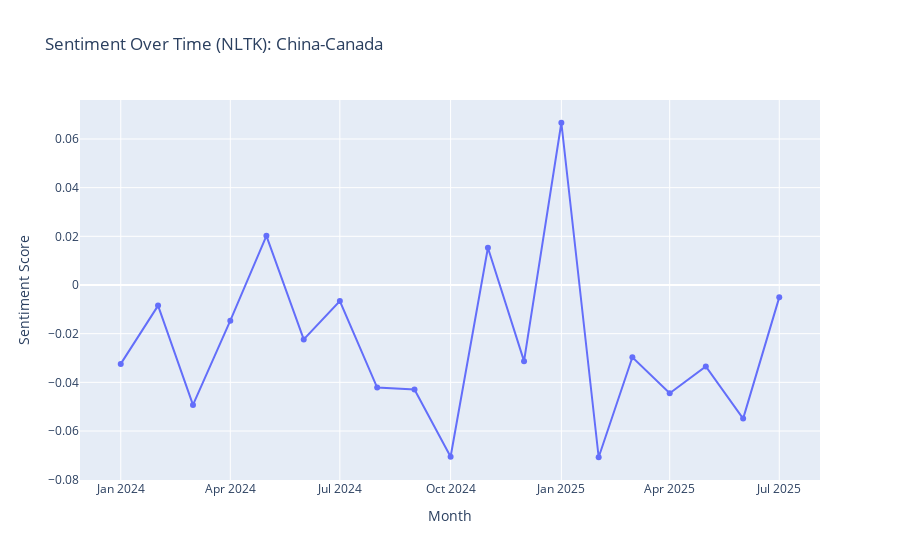
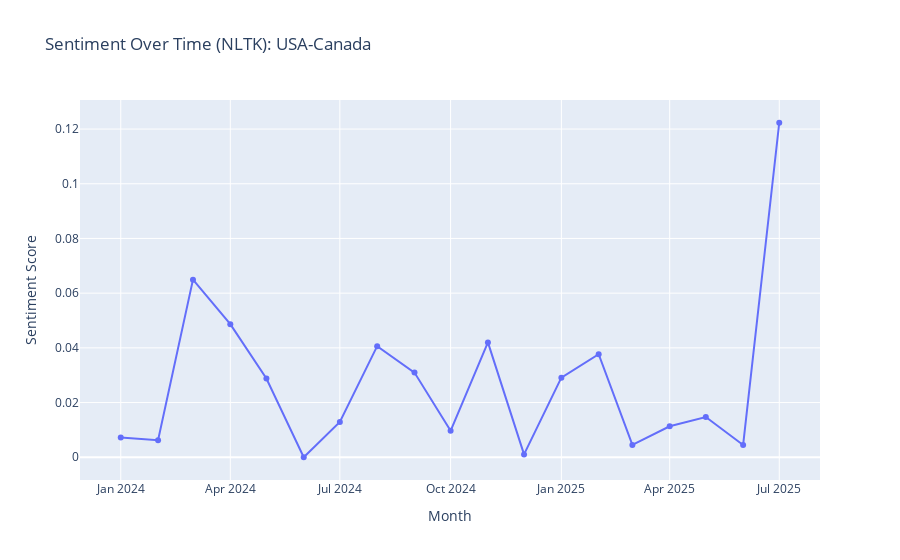
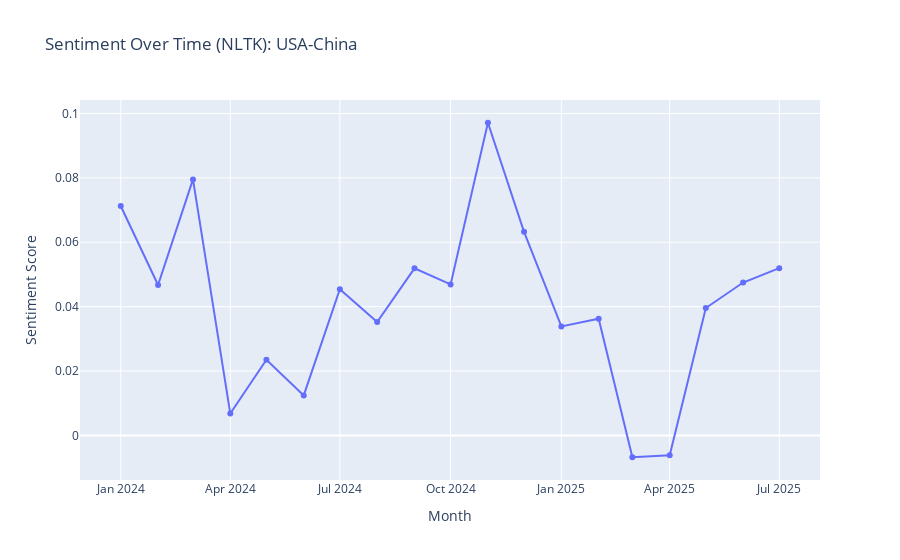

The notebook cell these images were saved under, in order:
### Code cell
#Plot graphs of sentiment over time for NLTK library
unique_relations = monthly_sentiment_nltk['Relation'].unique()

#loop through each bilateral relation
for relation in unique_relations:
    #get one relation
    sub_df = monthly_sentiment_nltk[monthly_sentiment_nltk['Relation'] == relation]
    #plot sentiment vs month
    fig = px.line(sub_df, x = 'Month', y = 'Sentiment', title = f'Sentiment Over Time (NLTK): {relation}', markers = True)
    fig.update_layout(xaxis_title = 'Month', yaxis_title = 'Bilateral Sentiment Score', hovermode = 'x unified')
    fig.show()

### Figure 1 — Plotly figure (JSON) as saved in the notebook; plotly's stock layout.template omitted (floating-point values rounded to 4 significant figures)
{"data": [{"hovertemplate": "Month=%{x}<br>Sentiment=%{y}<extra></extra>", "legendgroup": "", "line": {"color": "#636efa", "dash": "solid"}, "marker": {"symbol": "circle"}, "mode": "lines+markers", "name": "", "orientation": "v", "showlegend": false, "type": "scatter", "x": ["2024-01-01T00:00:00", "2024-02-01T00:00:00", "2024-03-01T00:00:00", "2024-04-01T00:00:00", "2024-05-01T00:00:00", "2024-06-01T00:00:00", "2024-07-01T00:00:00", "2024-08-01T00:00:00", "2024-09-01T00:00:00", "2024-10-01T00:00:00", "2024-11-01T00:00:00", "2024-12-01T00:00:00", "2025-01-01T00:00:00", "2025-02-01T00:00:00", "2025-03-01T00:00:00", "2025-04-01T00:00:00", "2025-05-01T00:00:00", "2025-06-01T00:00:00", "2025-07-01T00:00:00"], "xaxis": "x", "y": [-0.03242, -0.008471, -0.04928, -0.01464, 0.02021, -0.02236, -0.006569, -0.04216, -0.04296, -0.07059, 0.01532, -0.03129, 0.06667, -0.07078, -0.02967, -0.04449, -0.03345, -0.05489, -0.005082], "yaxis": "y"}], "layout": {"autosize": true, "hovermode": "x unified", "legend": {"tracegroupgap": 0}, "title": {"text": "Sentiment Over Time (NLTK): China-Canada"}, "xaxis": {"anchor": "y", "autorange": true, "domain": [0, 1], "range": ["2023-11-28 22:40:03.3696", "2025-08-03 01:19:56.6304"], "title": {"text": "Month"}, "type": "date"}, "yaxis": {"anchor": "x", "autorange": true, "domain": [0, 1], "range": [-0.08212, 0.07801], "title": {"text": "Sentiment Score"}, "type": "linear"}}}

### Figure 2 — Plotly figure (JSON) as saved in the notebook; plotly's stock layout.template omitted (floating-point values rounded to 4 significant figures)
{"data": [{"hovertemplate": "Month=%{x}<br>Sentiment=%{y}<extra></extra>", "legendgroup": "", "line": {"color": "#636efa", "dash": "solid"}, "marker": {"symbol": "circle"}, "mode": "lines+markers", "name": "", "orientation": "v", "showlegend": false, "type": "scatter", "x": ["2024-01-01T00:00:00", "2024-02-01T00:00:00", "2024-03-01T00:00:00", "2024-04-01T00:00:00", "2024-05-01T00:00:00", "2024-06-01T00:00:00", "2024-07-01T00:00:00", "2024-08-01T00:00:00", "2024-09-01T00:00:00", "2024-10-01T00:00:00", "2024-11-01T00:00:00", "2024-12-01T00:00:00", "2025-01-01T00:00:00", "2025-02-01T00:00:00", "2025-03-01T00:00:00", "2025-04-01T00:00:00", "2025-05-01T00:00:00", "2025-06-01T00:00:00", "2025-07-01T00:00:00"], "xaxis": "x", "y": [0.007185, 0.006222, 0.06493, 0.04866, 0.02878, 0, 0.01292, 0.04061, 0.03096, 0.009656, 0.04199, 0.001042, 0.0291, 0.0377, 0.004502, 0.01131, 0.0147, 0.004504, 0.1223], "yaxis": "y"}], "layout": {"autosize": true, "hovermode": "x unified", "legend": {"tracegroupgap": 0}, "title": {"text": "Sentiment Over Time (NLTK): USA-Canada"}, "xaxis": {"anchor": "y", "autorange": true, "domain": [0, 1], "range": ["2023-11-28 22:40:03.3696", "2025-08-03 01:19:56.6304"], "title": {"text": "Month"}, "type": "date"}, "yaxis": {"anchor": "x", "autorange": true, "domain": [0, 1], "range": [-0.01009, 0.1324], "title": {"text": "Sentiment Score"}, "type": "linear"}}}

### Figure 3 — Plotly figure (JSON) as saved in the notebook; plotly's stock layout.template omitted (floating-point values rounded to 4 significant figures)
{"data": [{"hovertemplate": "Month=%{x}<br>Sentiment=%{y}<extra></extra>", "legendgroup": "", "line": {"color": "#636efa", "dash": "solid"}, "marker": {"symbol": "circle"}, "mode": "lines+markers", "name": "", "orientation": "v", "showlegend": false, "type": "scatter", "x": ["2024-01-01T00:00:00", "2024-02-01T00:00:00", "2024-03-01T00:00:00", "2024-04-01T00:00:00", "2024-05-01T00:00:00", "2024-06-01T00:00:00", "2024-07-01T00:00:00", "2024-08-01T00:00:00", "2024-09-01T00:00:00", "2024-10-01T00:00:00", "2024-11-01T00:00:00", "2024-12-01T00:00:00", "2025-01-01T00:00:00", "2025-02-01T00:00:00", "2025-03-01T00:00:00", "2025-04-01T00:00:00", "2025-05-01T00:00:00", "2025-06-01T00:00:00", "2025-07-01T00:00:00"], "xaxis": "x", "y": [0.07127, 0.04672, 0.07951, 0.006797, 0.02351, 0.01244, 0.04542, 0.03522, 0.05189, 0.0469, 0.09711, 0.06324, 0.03386, 0.03626, -0.006772, -0.006127, 0.03957, 0.04749, 0.05196], "yaxis": "y"}], "layout": {"autosize": true, "hovermode": "x unified", "legend": {"tracegroupgap": 0}, "title": {"text": "Sentiment Over Time (NLTK): USA-China"}, "xaxis": {"anchor": "y", "autorange": true, "domain": [0, 1], "range": ["2023-11-28 22:40:03.3696", "2025-08-03 01:19:56.6304"], "title": {"text": "Month"}, "type": "date"}, "yaxis": {"anchor": "x", "autorange": true, "domain": [0, 1], "range": [-0.01535, 0.1057], "title": {"text": "Sentiment Score"}, "type": "linear"}}}
